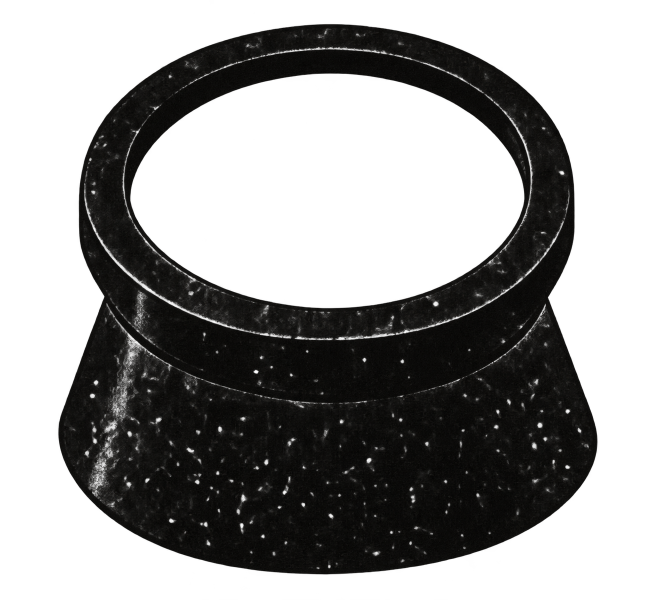
#> input picture design/menu-round3/three-inks/assets/loupe-raw.png, 1312 x 1199 px (shown at 1/2 size)
$ python assets.py
#> lines starting #> are read from the running program, lines starting #| are printed output that depends on the picture; after the words box and inside, x2 and y2 are one past the last pixel; in counts of white or black regions, pixels touching at a corner belong together
#!/usr/bin/env python3
"""Finish the page assets: the loupe as a black-plate mask (assets/loupe.png) with its lens ellipse measured, and the
halftones as lossless WebP (the band at 2x, the sheet at 1x).
  python3 tools/assets.py
"""
from pathlib import Path

import numpy as np
from PIL import Image

HERE = Path(__file__).resolve().parent.parent
OUT = HERE / "assets"


def loupe():
    im = Image.open(OUT / "loupe-raw.png").convert("RGBA")
#> im is the input picture: PIL image 1312x1199 RGBA; mean R, G, B, A 4.4, 4, 3.4, 105.5
    a = np.asarray(im)
    al = a[..., 3]
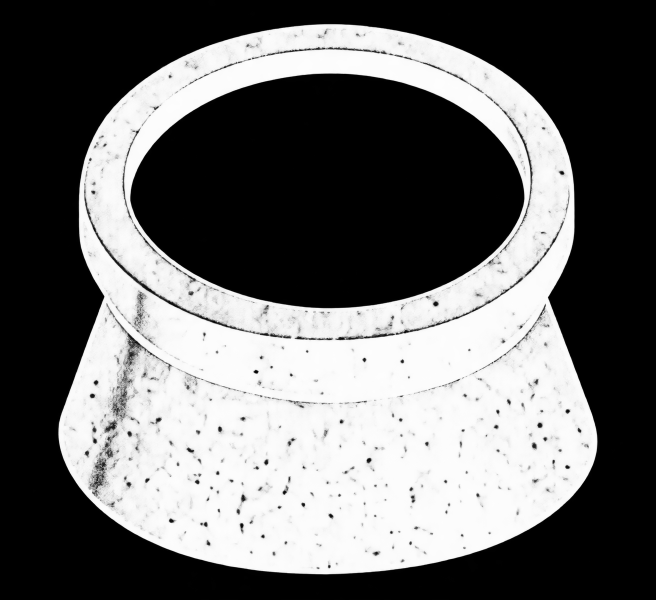
#> al: shape (1199, 1312) (shown at 1/2 size); min 0, max 255, mean 105.5
    op = al > 128
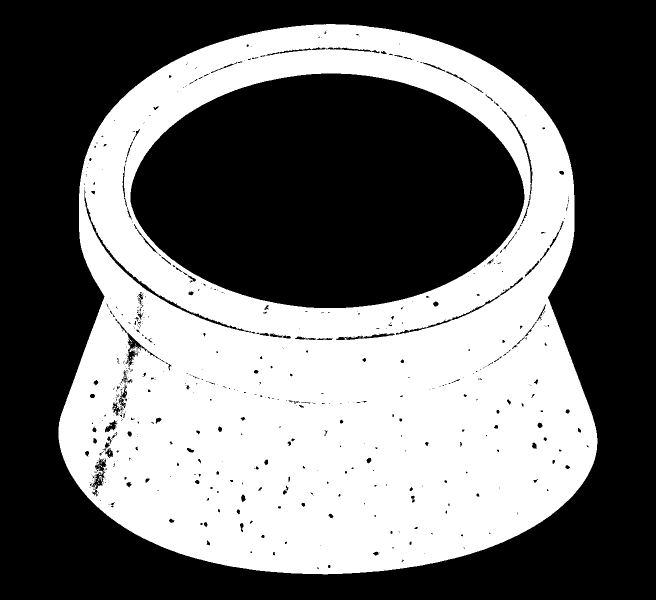
#> op: shape (1199, 1312) bool (shown at 1/2 size); 42.9% white; 65 white regions (63 under 20 px), largest, box (x1, y1, x2, y2) and area: (117, 48, 1195, 1149) 673966, (198, 952, 205, 962) 31
    ys, xs = np.where(op)
    box = (int(xs.min()), int(ys.min()), int(xs.max()) + 1, int(ys.max()) + 1)
#> box = (117, 48, 1195, 1149)
    x0, y0, x1, y1 = box
#> x0 = 117; y0 = 48; x1 = 1195; y1 = 1149
    w, h = x1 - x0, y1 - y0
#> w = 1078; h = 1101
    # the lens: the transparent run down the centre column between the ring's top and the skirt
    cx = (x0 + x1) // 2
#> cx = 656
    col = op[y0:y1, cx]
    runs, start = [], None
    for i, v in enumerate(col):
        if not v and start is None:
            start = i
        if v and start is not None:
            runs.append((start, i)); start = None
#> this loop made 1101 passes
#> v on passes 1 to 12: True, True, True, True, True, True, True, True, True, True, True, True
#> after the loop, runs = [(48, 51), (99, 568), (576, 578), (629, 632), (916, 919), (1083, 1087)]; start = 1100
    lens_top, lens_bot = max(runs, key=lambda r: r[1] - r[0])
#> lens_top = 99; lens_bot = 568
    cy = y0 + (lens_top + lens_bot) // 2
#> cy = 381
    row = op[cy, x0:x1]
    runs, start = [], None
    for i, v in enumerate(row):
        if not v and start is None:
            start = i
        if v and start is not None:
            runs.append((start, i)); start = None
#> this loop made 1078 passes
#> after the loop, runs = [(0, 42), (52, 53), (129, 132), (145, 931), (943, 946)]; start = 1031
    lens_l, lens_r = max(runs, key=lambda r: r[1] - r[0])
#> lens_l = 145; lens_r = 931
    print("loupe box", box, "lens (fractions of the trimmed box): left %.3f top %.3f width %.3f height %.3f" % (
        lens_l / w, lens_top / h, (lens_r - lens_l) / w, (lens_bot - lens_top) / h))
#| loupe box (117, 48, 1195, 1149) lens (fractions of the trimmed box): left 0.135 top 0.090 width 0.729 height 0.426
    mask = np.zeros((h, w, 4), np.uint8)
    mask[..., 3] = al[y0:y1, x0:x1]
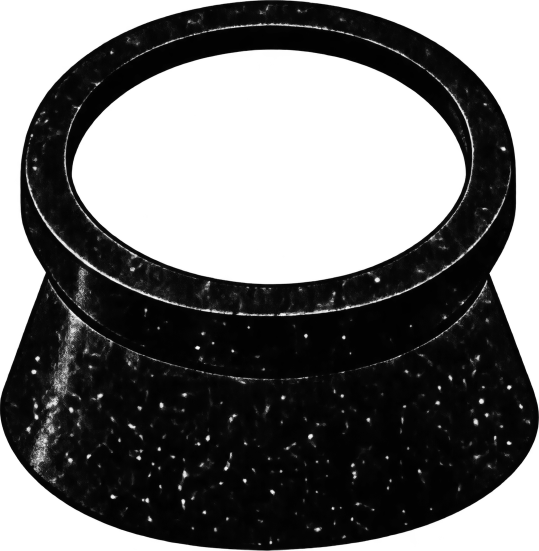
#> mask: shape (1101, 1078, 4) (shown at 1/2 size); mean of channels 0, 1, 2, 3 0, 0, 0, 139.8; transparent parts drawn white
    out = Image.fromarray(mask, "RGBA")
    W = 420
    out = out.resize((W, round(h * W / w)), Image.LANCZOS)
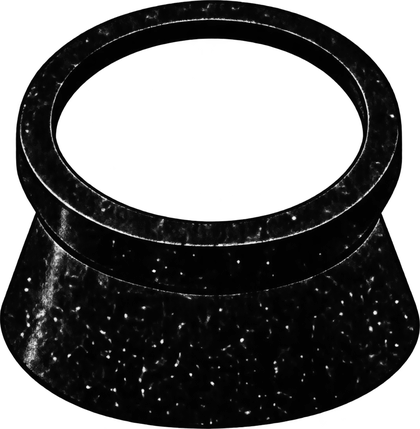
#> out: PIL image 420x429 RGBA; mean R, G, B, A 0, 0, 0, 139.8; transparent parts drawn white
    out.save(OUT / "loupe.png", optimize=True)
#> (the run stopped early here; a loop or call above may not have finished)

$ run again, with design/menu-round3/three-inks/assets/halftone-phone.webp saved as design/menu-round3/three-inks/assets/loupe-raw.png
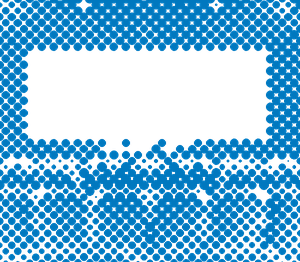
#> input picture design/menu-round3/three-inks/assets/halftone-phone.webp, 300 x 262 px
#> in loupe, im is the input picture: PIL image 300x262 RGBA; mean R, G, B, A 0, 78.7, 128.9, 126
#> in loupe, `op = al > 128`:
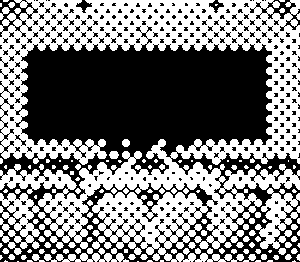
#> op: shape (262, 300) bool; 49% white; 140 white regions (57 under 20 px), largest, box (x1, y1, x2, y2) and area: (0, 0, 300, 262) 33421, (255, 188, 300, 249) 1297, (44, 253, 129, 262) 453
#> box = (0, 0, 300, 262)
#> x0 = 0; x1 = 300; y1 = 262
#> w = 300; h = 262
#> cx = 150
#> the loop in loupe, `for i, v in enumerate(col):` made 262 passes
#> v on passes 1 to 8: True, True, True, False, False, False, False, True
#> after the loop in loupe, `for i, v in enumerate(col):`: runs = [(3, 7), (15, 19), (27, 31), (39, 43), (51, 151), (159, 165), (169, 175), (183, 189), (193, 201), (206, 212), (219, 222), (232, 234), (244, 247), (255, 260)]
#> lens_top = 51; lens_bot = 151
#> cy = 101
#> the loop in loupe, `for i, v in enumerate(row):` made 300 passes
#> after the loop in loupe, `for i, v in enumerate(row):`: runs = [(4, 8), (16, 20), (28, 272), (281, 284), (293, 296)]
#> lens_l = 28; lens_r = 272
#| loupe box (0, 0, 300, 262) lens (fractions of the trimmed box): left 0.093 top 0.195 width 0.813 height 0.382
#> in loupe, `out = out.resize((W, round(h * W / w)), Image.LANCZOS)`:
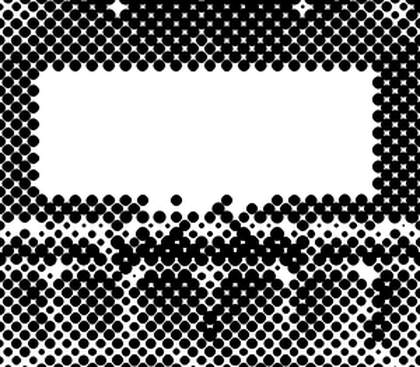
#> out: PIL image 420x367 RGBA; mean R, G, B, A 0, 0, 0, 125.6; transparent parts drawn white
